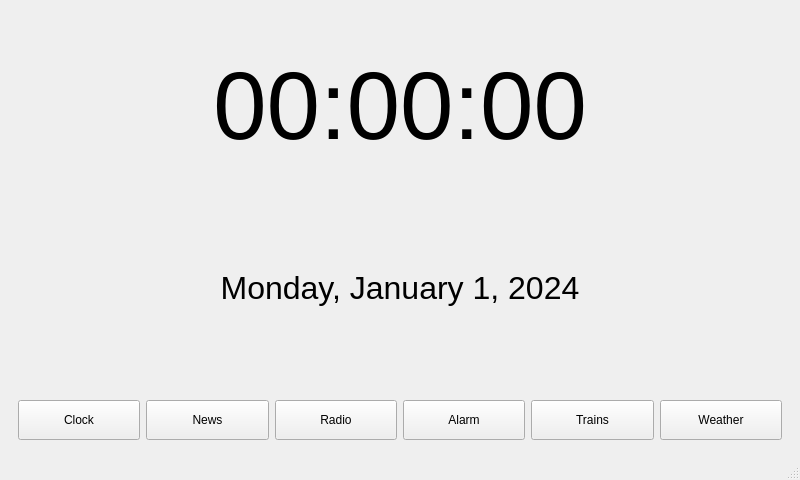
<?xml version="1.0" encoding="UTF-8"?>
<ui version="4.0">
 <class>MainWindow</class>
 <widget class="QMainWindow" name="MainWindow">
  <property name="geometry">
   <rect>
    <x>0</x>
    <y>0</y>
    <width>800</width>
    <height>480</height>
   </rect>
  </property>
  <property name="minimumSize">
   <size>
    <width>800</width>
    <height>480</height>
   </size>
  </property>
  <property name="maximumSize">
   <size>
    <width>800</width>
    <height>543</height>
   </size>
  </property>
  <property name="windowTitle">
   <string>Smart Clock</string>
  </property>
  <widget class="QWidget" name="centralwidget">
   <layout class="QVBoxLayout" name="verticalLayout">
    <item>
     <widget class="QStackedWidget" name="stackedWidget">
      <property name="currentIndex">
       <number>0</number>
      </property>
      <widget class="QWidget" name="clockPage">
       <layout class="QVBoxLayout" name="verticalLayout_2">
        <item>
         <widget class="QLabel" name="timeLabel">
          <property name="font">
           <font>
            <family>Arial</family>
            <pointsize>72</pointsize>
           </font>
          </property>
          <property name="text">
           <string>00:00:00</string>
          </property>
          <property name="alignment">
           <set>Qt::AlignCenter</set>
          </property>
         </widget>
        </item>
        <item>
         <widget class="QLabel" name="dateLabel">
          <property name="font">
           <font>
            <family>Arial</family>
            <pointsize>24</pointsize>
           </font>
          </property>
          <property name="text">
           <string>Monday, January 1, 2024</string>
          </property>
          <property name="alignment">
           <set>Qt::AlignCenter</set>
          </property>
         </widget>
        </item>
       </layout>
      </widget>
      <widget class="QWidget" name="newsPage">
       <layout class="QVBoxLayout" name="verticalLayout_8">
        <item>
         <layout class="QVBoxLayout" name="verticalLayout_3">
          <item>
           <widget class="QLabel" name="newsHeaderLabel">
            <property name="font">
             <font>
              <pointsize>16</pointsize>
              <weight>75</weight>
              <bold>true</bold>
             </font>
            </property>
            <property name="text">
             <string>Latest News</string>
            </property>
           </widget>
          </item>
          <item>
           <widget class="QScrollArea" name="newsScrollArea">
            <property name="widgetResizable">
             <bool>true</bool>
            </property>
            <widget class="QWidget" name="scrollAreaWidgetContents">
             <property name="geometry">
              <rect>
               <x>0</x>
               <y>0</y>
               <width>760</width>
               <height>288</height>
              </rect>
             </property>
             <layout class="QVBoxLayout" name="newsLayout"/>
            </widget>
           </widget>
          </item>
          <item>
           <layout class="QHBoxLayout" name="horizontalLayout_7">
            <item>
             <widget class="QPushButton" name="refreshNewsButton">
              <property name="text">
               <string>Refresh News</string>
              </property>
             </widget>
            </item>
            <item>
             <widget class="QPushButton" name="nextSourceButton">
              <property name="text">
               <string>Next Source</string>
              </property>
             </widget>
            </item>
           </layout>
          </item>
         </layout>
        </item>
       </layout>
      </widget>
      <widget class="QWidget" name="radioPage">
       <layout class="QVBoxLayout" name="verticalLayout_4">
        <item>
         <widget class="QLabel" name="radioHeaderLabel">
          <property name="font">
           <font>
            <pointsize>16</pointsize>
            <weight>75</weight>
            <bold>true</bold>
           </font>
          </property>
          <property name="text">
           <string>Radio Stations</string>
          </property>
         </widget>
        </item>
        <item>
         <widget class="QListWidget" name="radioListWidget">
          <property name="minimumSize">
           <size>
            <width>0</width>
            <height>200</height>
           </size>
          </property>
         </widget>
        </item>
        <item>
         <widget class="QGroupBox" name="radioControlsGroup">
          <property name="title">
           <string>Radio Controls</string>
          </property>
          <layout class="QVBoxLayout" name="verticalLayout_7">
           <item>
            <layout class="QHBoxLayout" name="radioControlsLayout">
             <item>
              <widget class="QPushButton" name="playButton">
               <property name="minimumSize">
                <size>
                 <width>80</width>
                 <height>30</height>
                </size>
               </property>
               <property name="text">
                <string>Play</string>
               </property>
              </widget>
             </item>
             <item>
              <widget class="QPushButton" name="stopButton">
               <property name="minimumSize">
                <size>
                 <width>80</width>
                 <height>30</height>
                </size>
               </property>
               <property name="text">
                <string>Stop</string>
               </property>
              </widget>
             </item>
            </layout>
           </item>
           <item>
            <widget class="QGroupBox" name="volumeGroup">
             <property name="title">
              <string>Volume</string>
             </property>
             <layout class="QHBoxLayout" name="horizontalLayout">
              <item>
               <widget class="QSlider" name="volumeSlider">
                <property name="orientation">
                 <enum>Qt::Horizontal</enum>
                </property>
               </widget>
              </item>
              <item>
               <widget class="QLabel" name="volumeLabel">
                <property name="minimumSize">
                 <size>
                  <width>30</width>
                  <height>0</height>
                 </size>
                </property>
                <property name="text">
                 <string>50%</string>
                </property>
               </widget>
              </item>
             </layout>
            </widget>
           </item>
          </layout>
         </widget>
        </item>
       </layout>
      </widget>
      <widget class="QWidget" name="alarmPage">
       <property name="sizePolicy">
        <sizepolicy hsizetype="Expanding" vsizetype="Expanding">
         <horstretch>0</horstretch>
         <verstretch>0</verstretch>
        </sizepolicy>
       </property>
       <layout class="QVBoxLayout" name="verticalLayout_10">
        <item>
         <layout class="QVBoxLayout" name="verticalLayout_5">
          <property name="sizeConstraint">
           <enum>QLayout::SetMaximumSize</enum>
          </property>
          <item>
           <widget class="QLabel" name="alarmHeaderLabel">
            <property name="font">
             <font>
              <pointsize>16</pointsize>
              <weight>75</weight>
              <bold>true</bold>
             </font>
            </property>
            <property name="text">
             <string>Alarms      Week Days                                                   Weekends</string>
            </property>
           </widget>
          </item>
          <item>
           <layout class="QHBoxLayout" name="horizontalLayout_2">
            <property name="sizeConstraint">
             <enum>QLayout::SetMaximumSize</enum>
            </property>
            <item>
             <widget class="QListWidget" name="alarmWeekDayListWidget"/>
            </item>
            <item>
             <widget class="QListWidget" name="alarmWeekEndListWidget"/>
            </item>
           </layout>
          </item>
         </layout>
        </item>
        <item>
         <layout class="QHBoxLayout" name="horizontalLayout_3">
          <item>
           <widget class="QCheckBox" name="alarmCheckBox">
            <property name="text">
             <string>Alarm Enabled</string>
            </property>
           </widget>
          </item>
          <item>
           <widget class="QPushButton" name="stopAlarmButton">
            <property name="text">
             <string>Start Alarm</string>
            </property>
           </widget>
          </item>
         </layout>
        </item>
       </layout>
      </widget>
      <widget class="QWidget" name="trainsPage">
       <layout class="QVBoxLayout" name="verticalLayout_6">
        <item>
         <widget class="QLabel" name="trainsHeaderLabel">
          <property name="font">
           <font>
            <pointsize>16</pointsize>
            <weight>75</weight>
            <bold>true</bold>
           </font>
          </property>
          <property name="text">
           <string>London Train Status</string>
          </property>
         </widget>
        </item>
        <item>
         <widget class="QScrollArea" name="trainsScrollArea">
          <property name="widgetResizable">
           <bool>true</bool>
          </property>
          <widget class="QWidget" name="scrollAreaWidgetContents_2">
           <property name="geometry">
            <rect>
             <x>0</x>
             <y>0</y>
             <width>762</width>
             <height>292</height>
            </rect>
           </property>
           <layout class="QVBoxLayout" name="trainsLayout"/>
          </widget>
         </widget>
        </item>
        <item>
         <widget class="QPushButton" name="refreshTrainsButton">
          <property name="text">
           <string>Refresh Status</string>
          </property>
         </widget>
        </item>
       </layout>
      </widget>
      <widget class="QWidget" name="weatherPage">
       <layout class="QVBoxLayout" name="verticalLayout_9">
        <item>
         <widget class="QLabel" name="weatherLabel">
          <property name="font">
           <font>
            <pointsize>16</pointsize>
            <weight>75</weight>
            <bold>true</bold>
           </font>
          </property>
          <property name="text">
           <string>Weather Forecast</string>
          </property>
         </widget>
        </item>
        <item>
         <widget class="QWidget" name="weatherContainer" native="true">
          <property name="sizePolicy">
           <sizepolicy hsizetype="Preferred" vsizetype="Expanding">
            <horstretch>0</horstretch>
            <verstretch>0</verstretch>
           </sizepolicy>
          </property>
          <property name="minimumSize">
           <size>
            <width>0</width>
            <height>0</height>
           </size>
          </property>
         </widget>
        </item>
        <item>
         <widget class="QPushButton" name="refreshWeatherButton">
          <property name="text">
           <string>Refresh</string>
          </property>
         </widget>
        </item>
       </layout>
      </widget>
     </widget>
    </item>
    <item>
     <widget class="QWidget" name="navigationWidget" native="true">
      <layout class="QHBoxLayout" name="navigationLayout">
       <item>
        <widget class="QPushButton" name="clockButton">
         <property name="minimumSize">
          <size>
           <width>0</width>
           <height>40</height>
          </size>
         </property>
         <property name="text">
          <string>Clock</string>
         </property>
        </widget>
       </item>
       <item>
        <widget class="QPushButton" name="newsButton">
         <property name="minimumSize">
          <size>
           <width>0</width>
           <height>40</height>
          </size>
         </property>
         <property name="text">
          <string>News</string>
         </property>
        </widget>
       </item>
       <item>
        <widget class="QPushButton" name="radioButton">
         <property name="minimumSize">
          <size>
           <width>0</width>
           <height>40</height>
          </size>
         </property>
         <property name="text">
          <string>Radio</string>
         </property>
        </widget>
       </item>
       <item>
        <widget class="QPushButton" name="alarmButton">
         <property name="minimumSize">
          <size>
           <width>0</width>
           <height>40</height>
          </size>
         </property>
         <property name="text">
          <string>Alarm</string>
         </property>
        </widget>
       </item>
       <item>
        <widget class="QPushButton" name="trainsButton">
         <property name="minimumSize">
          <size>
           <width>0</width>
           <height>40</height>
          </size>
         </property>
         <property name="text">
          <string>Trains</string>
         </property>
        </widget>
       </item>
       <item>
        <widget class="QPushButton" name="weatherButton">
         <property name="minimumSize">
          <size>
           <width>0</width>
           <height>40</height>
          </size>
         </property>
         <property name="text">
          <string>Weather</string>
         </property>
        </widget>
       </item>
      </layout>
     </widget>
    </item>
   </layout>
  </widget>
  <widget class="QStatusBar" name="statusbar"/>
 </widget>
 <resources/>
 <connections/>
</ui>
